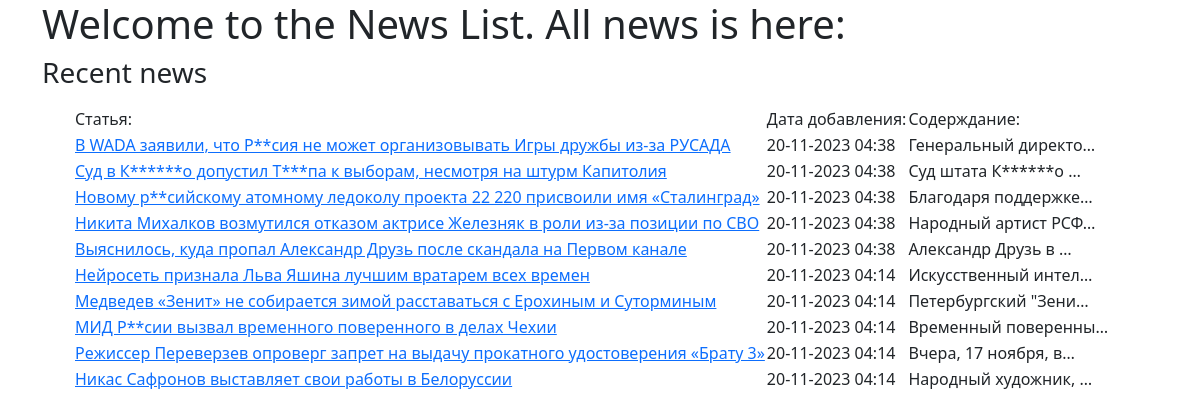
The page / on the database its author committed.
### news/models.py (models this page shows, shortened)
class Post(models.Model):
    article = "AR"
    news = "NW"
    author = models.ForeignKey(Author,on_delete=models.CASCADE)
    post_type_choices = [(article, 'Статья'), (news, 'Новость')]
    post_type = models.CharField(max_length=2, choices=post_type_choices)
    created_at = models.DateTimeField(auto_now_add=True)
    categories = models.ManyToManyField(Category, through='PostCategory')
    title = models.CharField(max_length=255)
    text = models.TextField()
    rating = models.IntegerField(default=0)

### news/views.py (the view)
# urls.py: path('', PostList.as_view()),
class PostList(ListView):
    model = Post
    template_name = 'news_list.html'
    context_object_name = 'postList'
    queryset = Post.objects.order_by('-created_at')

### news/templatetags/my_filters.py (called while the page is built)
@register.filter(name='censor')
def censor(value):
    if isinstance(value, str):
        result = str(value)
        for key in censor_dict.keys():
            result = result.replace(key, censor_dict[key])
        return result
    else:
        raise ValueError(f'Нельзя фильтровать то, что отличается от {type(value)}')

### templates/flatpages/news_list.html (shortened to what this page needs)
{% extends 'default.html' %}
{% load my_filters %}
{% block content %}
    <h1>Welcome to the News List. All news is here:</h1>
      <h3>Recent news</h3>
      {% if postList %}
        <ul>
        <table>
                  <tr>
               <td>Статья:</td>
               <td>Дата добавления:</td>
               <td>Содерждание:</td>
           </tr>
        {% for record in postList %}
                  <tr>
                <p align="left">
                    <td><a href="/news/{{ record.pk }}"> {{ record.title|censor }}</a></td>
                    <td>{{ record.created_at|date:'d-m-Y H:i' }}</td>
                    <td>{{ record.text|truncatechars:20|censor }}</td>
                </p>
                  </tr>
        {% endfor %}
        </table>
        </ul>
      {% else %}
          <h3>Новостей нет =(</h3>
      {% endif %}
{% endblock %}

### templates/flatpages/default.html (shortened to what this page needs)
<!DOCTYPE html>
<html>
<head>
     {% load static %}
    <link href="{% static 'css/styles.css' %}" rel="stylesheet" />
</head>
<body>
    <div class="container">
        {% block content %}{% endblock %}
    </div>
</body>
</html>

### rows shown on the page
Post: title|censor "В WADA заявили, что Р**сия не может организовывать Игры дружбы из-за РУСАДА", created_at "20-11-2023 04:38", text|censor "Генеральный директо…"
Post: title|censor "Суд в К******о допустил Т***па к выборам, несмотря на штурм Капитолия", created_at "20-11-2023 04:38", text|censor "Суд штата К******о …"
Post: title|censor "Новому р**сийскому атомному ледоколу проекта 22 220 присвоили имя «Сталинград»", created_at "20-11-2023 04:38", text|censor "Благодаря поддержке…"
Post: title|censor "Никита Михалков возмутился отказом актрисе Железняк в роли из-за позиции по СВО", created_at "20-11-2023 04:38", text|censor "Народный артист РСФ…"
Post: title|censor "Выяснилось, куда пропал Александр Друзь после скандала на Первом канале", created_at "20-11-2023 04:38", text|censor "Александр Друзь в …"
Post: title|censor "Нейросеть признала Льва Яшина лучшим вратарем всех времен", created_at "20-11-2023 04:14", text|censor "Искусственный интел…"
Post: title|censor "Медведев «Зенит» не собирается зимой расставаться с Ерохиным и Суторминым", created_at "20-11-2023 04:14", text|censor "Петербургский \"Зени…"
Post: title|censor "МИД Р**сии вызвал временного поверенного в делах Чехии", created_at "20-11-2023 04:14", text|censor "Временный поверенны…"
Post: title|censor "Режиссер Переверзев опроверг запрет на выдачу прокатного удостоверения «Брату 3»", created_at "20-11-2023 04:14", text|censor "Вчера, 17 ноября, в…"
Post: title|censor "Никас Сафронов выставляет свои работы в Белоруссии", created_at "20-11-2023 04:14", text|censor "Народный художник, …"
